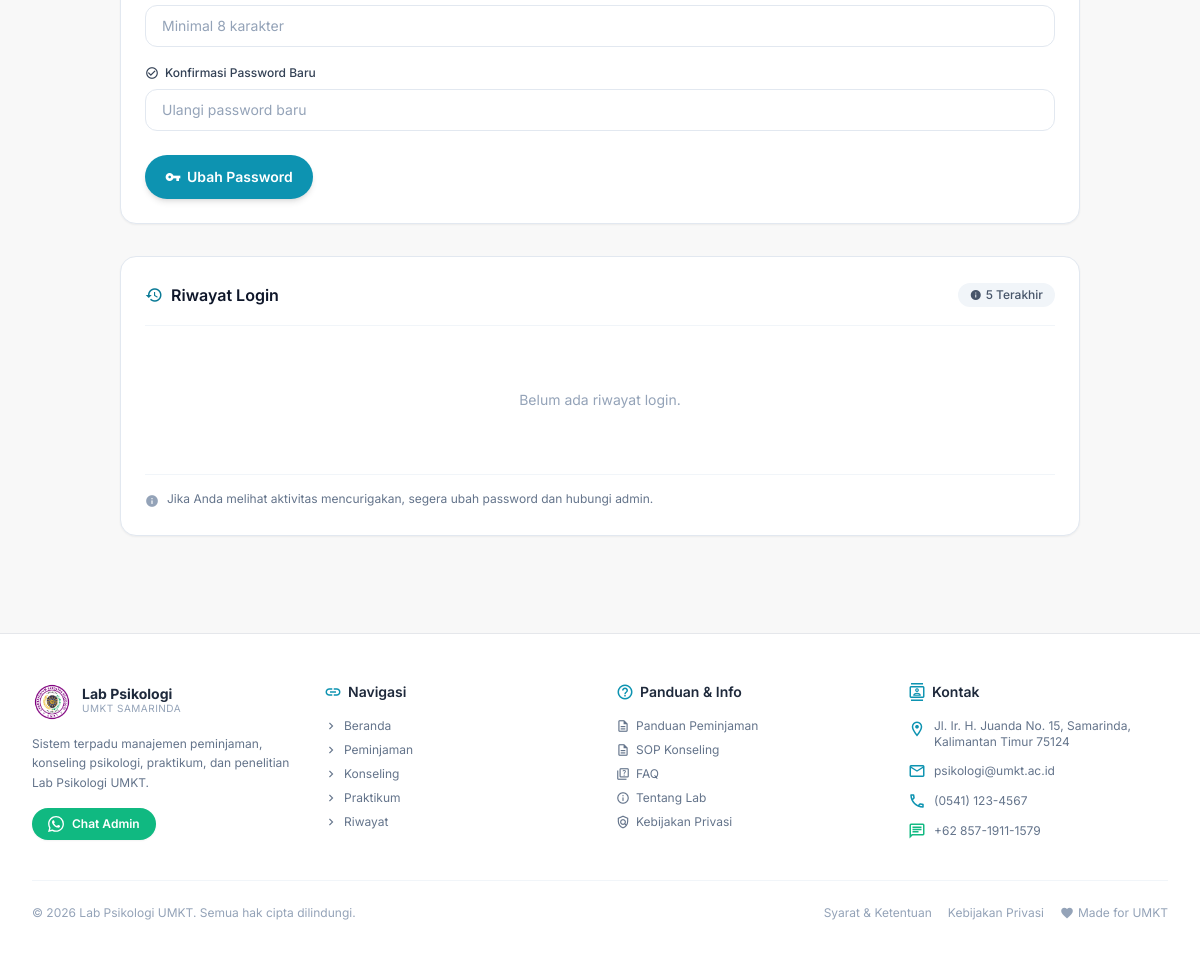
/profile/ (signed in, lower part), run on an earlier commit of the app's database.
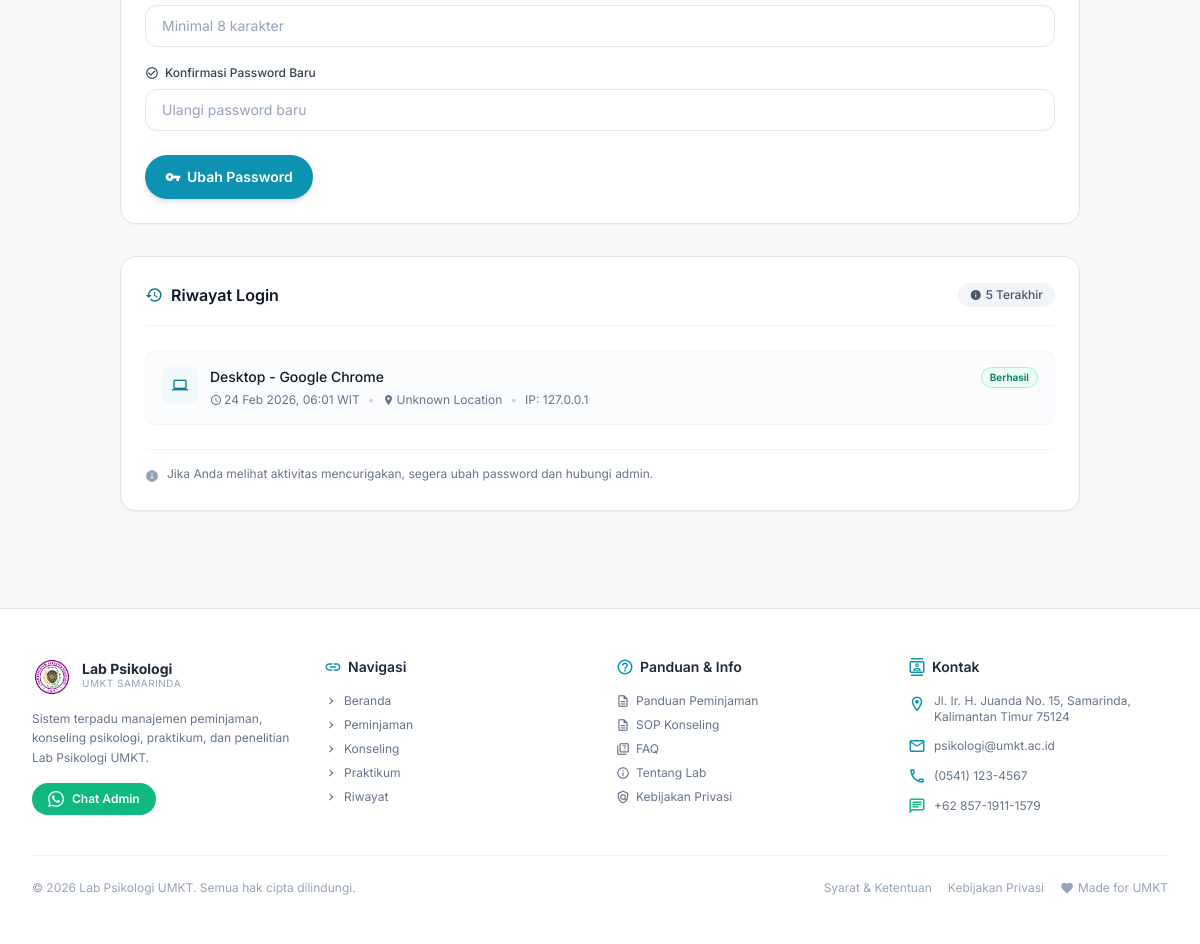
And on a later commit of the database.
### accounts/models.py (models this page shows, shortened)
class LoginHistory(models.Model):
    FAIL_REASONS = (
        ('wrong_password', 'Password salah'),
        ('not_found', 'Akun tidak ditemukan'),
        ('not_verified', 'Akun belum diverifikasi'),
        ('inactive', 'Akun dinonaktifkan'),
    )
    user = models.ForeignKey(
        User,
        on_delete=models.CASCADE,
        related_name='login_history',
        null=True, blank=True
    )
    ip_address  = models.GenericIPAddressField(null=True, blank=True)
    user_agent  = models.CharField(max_length=500, blank=True)
    device_type = models.CharField(max_length=50, blank=True)
    browser     = models.CharField(max_length=100, blank=True)  # ← TAMBAH
    os          = models.CharField(max_length=50, blank=True)
    location    = models.CharField(max_length=200, blank=True)  # ← TAMBAH
    success     = models.BooleanField(default=True)
    fail_reason = models.CharField(max_length=20, choices=FAIL_REASONS, blank=True, null=True)
    login_at    = models.DateTimeField(auto_now_add=True)  # ← RENAME dari timestamp
    class Meta:
        ordering = ['-login_at']
        verbose_name = 'Login History'
        verbose_name_plural = 'Login Histories'

### accounts/views.py (the view, shortened to what this page needs)
# urls.py: path('profile/',    ProfilePageView.as_view(),                        name='profile'),
class ProfilePageView(LoginRequiredMixin, View):  # ← LoginRequiredMixin + View, bukan TemplateView
    login_url = '/login/'
    template_name = 'profile.html'
    def get(self, request):
        login_history = LoginHistory.objects.filter(
            user=request.user,
            success=True
        ).order_by('-login_at')[:5]
        return render(request, self.template_name, {
            'login_history': login_history,
        })

### accounts/models.py (called while the page is built)
    def get_full_name(self):
        return f"{self.first_name} {self.last_name}".strip() or self.username

    @property
    def is_umkt(self):
        return self.user_type == 'umkt'

### core/context_processors.py (called while the page is built)
def media_url(request):
    return {
        'MEDIA_URL': settings.MEDIA_URL,
    }

### templates/profile.html (shortened to what the changed rows need)
{% extends "base.html" %}
{% load static %}
{% block content %}
<main class="max-w-5xl mx-auto px-4 sm:px-6 lg:px-8 py-8 space-y-8">
  <div class="rounded-2xl border border-slate-200 dark:border-slate-700 bg-white dark:bg-slate-800 shadow-sm p-6 space-y-6">
    <div class="space-y-3">
      {% if login_history %}
        {% for item in login_history %}
          <div class="rounded-xl border border-slate-100 dark:border-slate-700 bg-slate-50/50 dark:bg-slate-900/30 p-4 flex gap-3">
            <div class="w-9 h-9 rounded-lg bg-primary-50 dark:bg-primary-900/30 flex items-center justify-center flex-shrink-0">
              <span class="material-icons text-base text-primary-600 dark:text-primary-400">
              </span>
            </div>
            <div class="flex-1 min-w-0">
              <div class="flex items-start justify-between gap-2 mb-1">
                <p class="text-sm font-medium text-slate-900 dark:text-slate-100">
                  {{ item.device_type }} - {{ item.browser }}
                </p>
                <span class="inline-flex items-center px-2 py-0.5 rounded-full text-[10px] font-semibold whitespace-nowrap
                  {% if item.success %}
                    bg-emerald-50 dark:bg-emerald-900/30 text-emerald-700 dark:text-emerald-400 border border-emerald-200 dark:border-emerald-800
                  {% else %}
                    bg-rose-50 dark:bg-rose-900/30 text-rose-700 dark:text-rose-400 border border-rose-200 dark:border-rose-800
                  {% endif %}
                ">
                  {% if item.success %}Berhasil{% else %}Gagal{% endif %}
                </span>
              </div>
              <div class="flex flex-wrap items-center gap-x-2 gap-y-1 text-xs text-slate-500 dark:text-slate-400">
                <span class="flex items-center gap-0.5">
                  <span class="material-icons text-xs">schedule</span>
                  {{ item.login_at|date:"d M Y, H:i" }} WIT
                </span>
                <span class="text-slate-300 dark:text-slate-600">•</span>
                <span class="flex items-center gap-0.5">
                  <span class="material-icons text-xs">location_on</span>
                  {{ item.location|default:"Unknown Location" }}
                </span>
                <span class="text-slate-300 dark:text-slate-600">•</span>
                <span>IP: {{ item.ip_address }}</span>
              </div>
            </div>
          </div>
        {% endfor %}
      {% else %}
        <div class="py-10 text-center text-sm text-slate-400 dark:text-slate-500">
          Belum ada riwayat login.
        </div>
      {% endif %}
    </div>
  </div>
</main>
{% endblock content %}

What changed in the data, as far as the page shows it:
added LoginHistory: device_type "Desktop", browser "Google Chrome", success "Berhasil", login_at "24 Feb 2026, 06:01", location "Unknown Location", ip_address "127.0.0.1"
Also different on the page:
text no longer shown: "Belum ada riwayat login."
